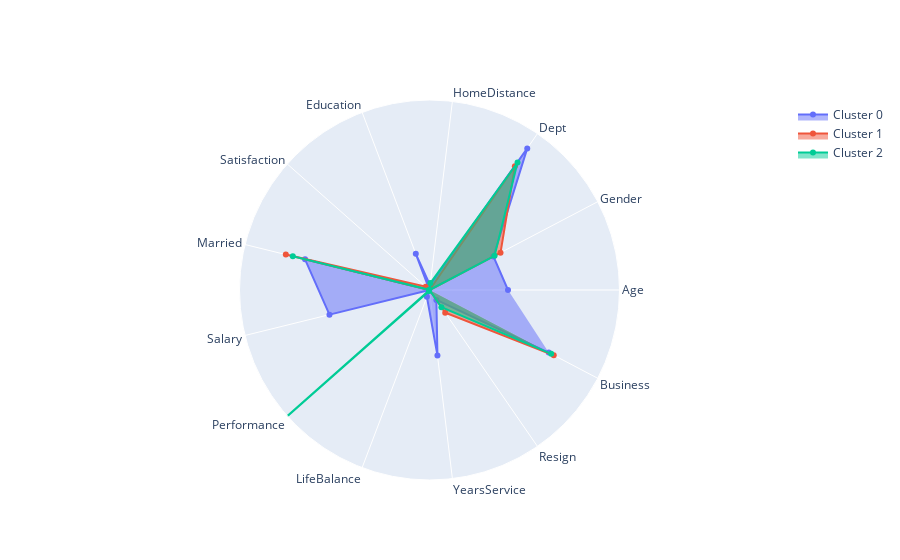

Notebook cell for this chart:
### Code cell
model = KMeans(n_clusters=3,random_state=1)
# Fit model to samples
model.fit(X)
#predict
clusters=model.labels_
# Append score
print(silhouette_score(X,clusters))
#PCA + visualisation 
radarChart(model,X,radarRange=1.5)

### Figure 1 — Plotly figure (JSON) as saved in the notebook; plotly's stock layout.template omitted (floating-point values rounded to 4 significant figures)
{"data": [{"fill": "toself", "name": "Cluster 0", "r": [0.6198, 0.57, 1.358, 0.03752, 0.3051, -0.04635, 1.012, 0.8134, -0.4168, 0.0578, 0.5204, 0.09556, 1.063], "theta": ["Age", "Gender", "Dept", "HomeDistance", "Education", "Satisfaction", "Married", "Salary", "Performance", "LifeBalance", "YearsService", "Resign", "Business"], "type": "scatterpolar"}, {"fill": "toself", "name": "Cluster 1", "r": [-0.5465, 0.6333, 1.186, -0.05199, -0.2479, 0.04005, 1.168, -0.6957, -0.4262, -0.05451, -0.453, 0.2182, 1.108], "theta": ["Age", "Gender", "Dept", "HomeDistance", "Education", "Satisfaction", "Married", "Salary", "Performance", "LifeBalance", "YearsService", "Resign", "Business"], "type": "scatterpolar"}, {"fill": "toself", "name": "Cluster 2", "r": [-0.01121, 0.5804, 1.223, 0.05502, -0.06757, 0.003239, 1.112, -0.07805, 2.346, 0.009392, -0.02657, 0.1652, 1.085], "theta": ["Age", "Gender", "Dept", "HomeDistance", "Education", "Satisfaction", "Married", "Salary", "Performance", "LifeBalance", "YearsService", "Resign", "Business"], "type": "scatterpolar"}], "layout": {"polar": {"radialaxis": {"range": [0, 1.5], "visible": false}}, "showlegend": true}}
